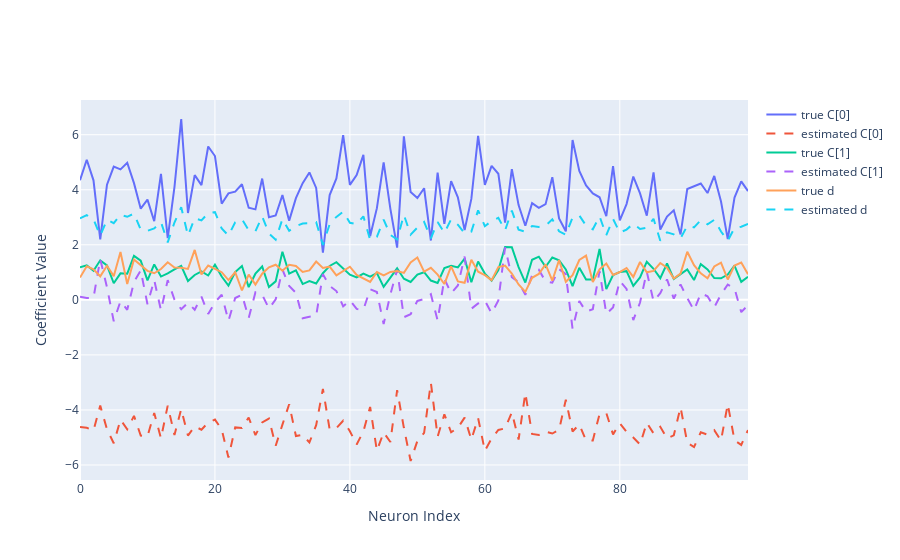

The notebook cell saved with this chart:
### Markdown cell above
# Plot true and estimated linear embedding parameters

### Code cell
estimatedC, estimatedD = model.getSVEmbeddingParams()                                                                               
fig = plot.svGPFA.plotUtilsPlotly.getPlotTrueAndEstimatedEmbeddingParams(trueC=trueC, trueD=trueD, estimatedC=estimatedC, estimatedD=estimatedD)
fig.show()
# IPython.display.HTML(fig.to_html())
